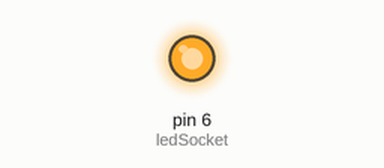
A sketch run on a simulated Arduino Uno, built with avr-gcc and run on an emulated ATmega328P. On the bench: output pins drawn as LEDs (lit = HIGH).

Above: at 1.5 s.
At 5.3 s:
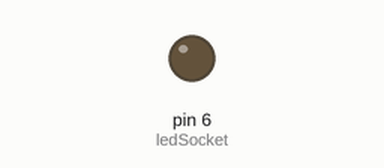
Timing chart, 0 to 7.8 s (numbered marks = the images above):
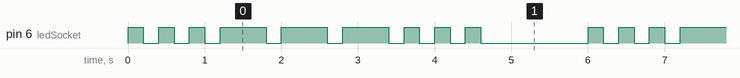

Measured:
- by itself, pin 6 (ledSocket): repeats every 6.0 s: 2 × (LOW 0.20 s, HIGH 0.20 s), 3 × (LOW 0.20 s, HIGH 0.60 s), 3 × (LOW 0.20 s, HIGH 0.20 s), LOW 1.4 s, HIGH 0.20 s
- by itself, everything shown: repeats every 6.0 s, in 18 steps

The sketch:

L_01_C_03.ino
```cpp
const int ledSocket = 6;

void setup() {
  pinMode(ledSocket, OUTPUT);
}

void loop() {
  digitalWrite(ledSocket, HIGH);
  delay(200);
  digitalWrite(ledSocket, LOW);
  delay(200);
  digitalWrite(ledSocket, HIGH);
  delay(200);
  digitalWrite(ledSocket, LOW);
  delay(200);
  digitalWrite(ledSocket, HIGH);
  delay(200);
  digitalWrite(ledSocket, LOW);
  delay(200);
  digitalWrite(ledSocket, HIGH);
  delay(600);
  digitalWrite(ledSocket, LOW);
  delay(200);
  digitalWrite(ledSocket, HIGH);
  delay(600);
  digitalWrite(ledSocket, LOW);
  delay(200);
  digitalWrite(ledSocket, HIGH);
  delay(600);
  digitalWrite(ledSocket, LOW);
  delay(200);
  digitalWrite(ledSocket, HIGH);
  delay(200);
  digitalWrite(ledSocket, LOW);
  delay(200);
  digitalWrite(ledSocket, HIGH);
  delay(200);
  digitalWrite(ledSocket, LOW);
  delay(200);
  digitalWrite(ledSocket, HIGH);
  delay(200);
  digitalWrite(ledSocket, LOW);
  delay(1400);
}
```
